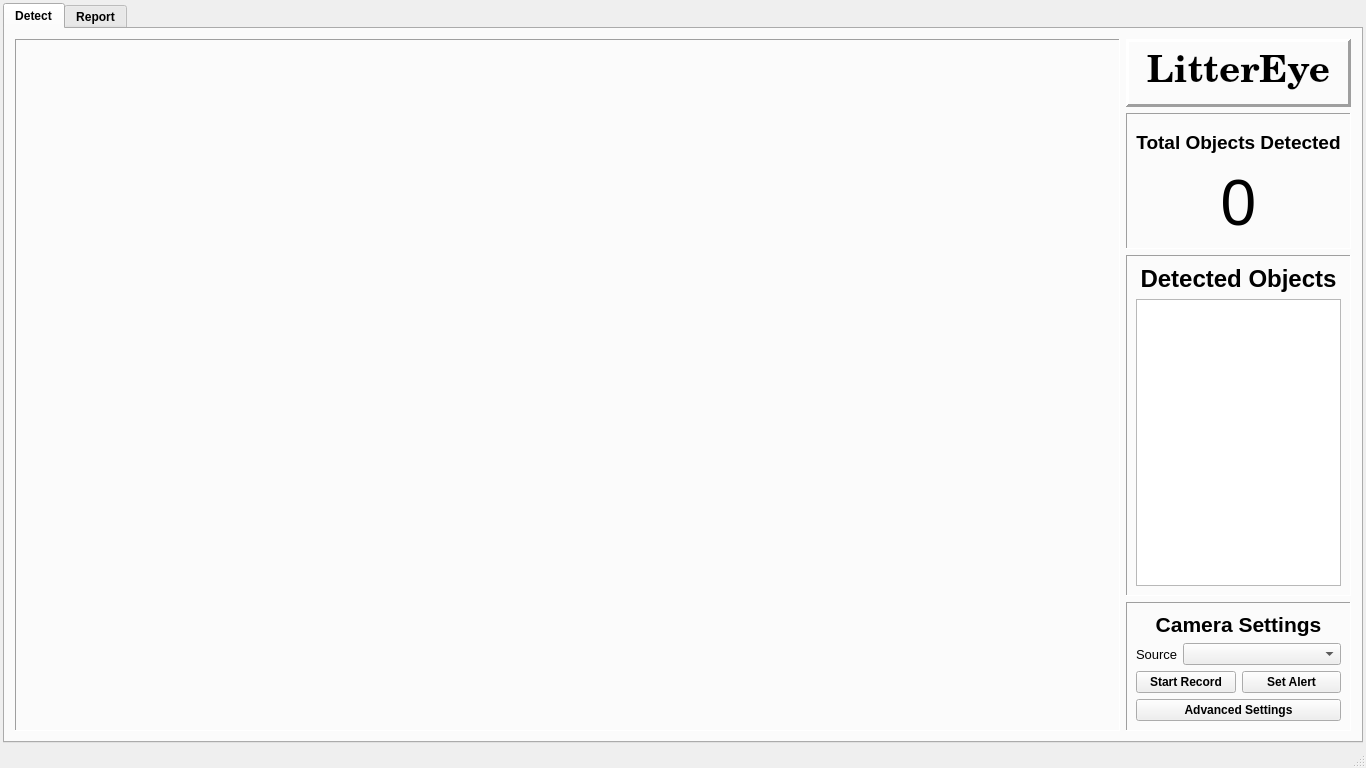
<?xml version="1.0" encoding="UTF-8"?>
<ui version="4.0">
 <class>MainWindow</class>
 <widget class="QMainWindow" name="MainWindow">
  <property name="geometry">
   <rect>
    <x>0</x>
    <y>0</y>
    <width>1366</width>
    <height>768</height>
   </rect>
  </property>
  <property name="minimumSize">
   <size>
    <width>1366</width>
    <height>768</height>
   </size>
  </property>
  <property name="windowTitle">
   <string>MainWindow</string>
  </property>
  <widget class="QWidget" name="centralwidget">
   <layout class="QGridLayout" name="gridLayout">
    <property name="leftMargin">
     <number>3</number>
    </property>
    <property name="topMargin">
     <number>3</number>
    </property>
    <property name="rightMargin">
     <number>3</number>
    </property>
    <property name="bottomMargin">
     <number>3</number>
    </property>
    <property name="verticalSpacing">
     <number>0</number>
    </property>
    <item row="0" column="0">
     <widget class="QTabWidget" name="tabWidget">
      <property name="font">
       <font>
        <pointsize>9</pointsize>
        <weight>75</weight>
        <bold>true</bold>
       </font>
      </property>
      <property name="currentIndex">
       <number>0</number>
      </property>
      <widget class="QWidget" name="detectTab">
       <attribute name="title">
        <string>Detect</string>
       </attribute>
       <layout class="QGridLayout" name="gridLayout_3">
        <item row="0" column="0">
         <layout class="QHBoxLayout" name="wholeWindowLayout" stretch="9,1">
          <property name="leftMargin">
           <number>1</number>
          </property>
          <property name="topMargin">
           <number>1</number>
          </property>
          <property name="rightMargin">
           <number>1</number>
          </property>
          <property name="bottomMargin">
           <number>1</number>
          </property>
          <item>
           <layout class="QVBoxLayout" name="leftLayout" stretch="0">
            <item>
             <widget class="QFrame" name="topLeftFrame">
              <property name="acceptDrops">
               <bool>false</bool>
              </property>
              <property name="autoFillBackground">
               <bool>false</bool>
              </property>
              <property name="frameShape">
               <enum>QFrame::Panel</enum>
              </property>
              <property name="frameShadow">
               <enum>QFrame::Sunken</enum>
              </property>
              <property name="lineWidth">
               <number>1</number>
              </property>
              <layout class="QGridLayout" name="gridLayout_2">
               <item row="0" column="2">
                <widget class="QLabel" name="VideoWidget">
                 <property name="autoFillBackground">
                  <bool>false</bool>
                 </property>
                 <property name="styleSheet">
                  <string notr="true">border: none;</string>
                 </property>
                 <property name="frameShape">
                  <enum>QFrame::NoFrame</enum>
                 </property>
                 <property name="lineWidth">
                  <number>1</number>
                 </property>
                 <property name="text">
                  <string/>
                 </property>
                 <property name="alignment">
                  <set>Qt::AlignCenter</set>
                 </property>
                </widget>
               </item>
              </layout>
             </widget>
            </item>
           </layout>
          </item>
          <item>
           <widget class="QFrame" name="rightFrame">
            <property name="frameShape">
             <enum>QFrame::NoFrame</enum>
            </property>
            <property name="frameShadow">
             <enum>QFrame::Plain</enum>
            </property>
            <layout class="QVBoxLayout" name="verticalLayout_2" stretch="1,2,5,0">
             <property name="leftMargin">
              <number>0</number>
             </property>
             <property name="topMargin">
              <number>0</number>
             </property>
             <property name="rightMargin">
              <number>0</number>
             </property>
             <property name="bottomMargin">
              <number>0</number>
             </property>
             <item>
              <widget class="QFrame" name="rightFirstFrame">
               <property name="frameShape">
                <enum>QFrame::Panel</enum>
               </property>
               <property name="frameShadow">
                <enum>QFrame::Raised</enum>
               </property>
               <property name="lineWidth">
                <number>3</number>
               </property>
               <layout class="QVBoxLayout" name="verticalLayout">
                <item>
                 <widget class="QLabel" name="LitterEyeTitle">
                  <property name="font">
                   <font>
                    <family>Century Schoolbook</family>
                    <pointsize>28</pointsize>
                    <weight>75</weight>
                    <bold>true</bold>
                   </font>
                  </property>
                  <property name="text">
                   <string>LitterEye</string>
                  </property>
                  <property name="alignment">
                   <set>Qt::AlignCenter</set>
                  </property>
                 </widget>
                </item>
               </layout>
              </widget>
             </item>
             <item>
              <widget class="QFrame" name="rightSecondFrame">
               <property name="autoFillBackground">
                <bool>false</bool>
               </property>
               <property name="frameShape">
                <enum>QFrame::Panel</enum>
               </property>
               <property name="frameShadow">
                <enum>QFrame::Sunken</enum>
               </property>
               <layout class="QVBoxLayout" name="verticalLayout_3" stretch="0,0">
                <item>
                 <widget class="QLabel" name="totalObjectsDetectedTitle">
                  <property name="font">
                   <font>
                    <pointsize>14</pointsize>
                    <weight>75</weight>
                    <bold>true</bold>
                   </font>
                  </property>
                  <property name="text">
                   <string>Total Objects Detected</string>
                  </property>
                  <property name="alignment">
                   <set>Qt::AlignCenter</set>
                  </property>
                 </widget>
                </item>
                <item>
                 <widget class="QLabel" name="totalObjectsDetectedNumber">
                  <property name="font">
                   <font>
                    <pointsize>48</pointsize>
                    <weight>50</weight>
                    <bold>false</bold>
                   </font>
                  </property>
                  <property name="text">
                   <string>0</string>
                  </property>
                  <property name="alignment">
                   <set>Qt::AlignCenter</set>
                  </property>
                 </widget>
                </item>
               </layout>
              </widget>
             </item>
             <item>
              <widget class="QFrame" name="rightThirdFrame">
               <property name="frameShape">
                <enum>QFrame::Panel</enum>
               </property>
               <property name="frameShadow">
                <enum>QFrame::Sunken</enum>
               </property>
               <layout class="QVBoxLayout" name="verticalLayout_4" stretch="0,0">
                <item>
                 <widget class="QLabel" name="detectedObjectsTitle">
                  <property name="font">
                   <font>
                    <pointsize>18</pointsize>
                    <weight>75</weight>
                    <bold>true</bold>
                   </font>
                  </property>
                  <property name="text">
                   <string>Detected Objects</string>
                  </property>
                  <property name="alignment">
                   <set>Qt::AlignCenter</set>
                  </property>
                 </widget>
                </item>
                <item>
                 <widget class="QListWidget" name="listWidget">
                  <property name="font">
                   <font>
                    <pointsize>12</pointsize>
                   </font>
                  </property>
                 </widget>
                </item>
               </layout>
              </widget>
             </item>
             <item>
              <widget class="QFrame" name="rightFourthFrame">
               <property name="frameShape">
                <enum>QFrame::Panel</enum>
               </property>
               <property name="frameShadow">
                <enum>QFrame::Sunken</enum>
               </property>
               <layout class="QVBoxLayout" name="verticalLayout_5" stretch="0,0,0,0">
                <item>
                 <widget class="QLabel" name="CameraSettingsLabel">
                  <property name="font">
                   <font>
                    <pointsize>16</pointsize>
                    <weight>75</weight>
                    <bold>true</bold>
                   </font>
                  </property>
                  <property name="text">
                   <string>Camera Settings</string>
                  </property>
                  <property name="scaledContents">
                   <bool>false</bool>
                  </property>
                  <property name="alignment">
                   <set>Qt::AlignCenter</set>
                  </property>
                 </widget>
                </item>
                <item>
                 <layout class="QHBoxLayout" name="horizontalLayout_2" stretch="1,9">
                  <property name="spacing">
                   <number>5</number>
                  </property>
                  <property name="leftMargin">
                   <number>0</number>
                  </property>
                  <property name="topMargin">
                   <number>0</number>
                  </property>
                  <item>
                   <widget class="QLabel" name="CameraSourceLabel">
                    <property name="font">
                     <font>
                      <pointsize>10</pointsize>
                      <weight>50</weight>
                      <bold>false</bold>
                     </font>
                    </property>
                    <property name="text">
                     <string>Source</string>
                    </property>
                   </widget>
                  </item>
                  <item>
                   <widget class="QComboBox" name="CameraSourceComboBox"/>
                  </item>
                 </layout>
                </item>
                <item>
                 <layout class="QHBoxLayout" name="horizontalLayout_5">
                  <property name="topMargin">
                   <number>0</number>
                  </property>
                  <item>
                   <widget class="QPushButton" name="StartRecordButton">
                    <property name="text">
                     <string>Start Record</string>
                    </property>
                   </widget>
                  </item>
                  <item>
                   <widget class="QPushButton" name="SetAlertButton">
                    <property name="text">
                     <string>Set Alert</string>
                    </property>
                   </widget>
                  </item>
                 </layout>
                </item>
                <item>
                 <widget class="QPushButton" name="advancedSettingsButton">
                  <property name="sizePolicy">
                   <sizepolicy hsizetype="Minimum" vsizetype="Fixed">
                    <horstretch>0</horstretch>
                    <verstretch>0</verstretch>
                   </sizepolicy>
                  </property>
                  <property name="autoFillBackground">
                   <bool>false</bool>
                  </property>
                  <property name="text">
                   <string>Advanced Settings</string>
                  </property>
                  <property name="autoDefault">
                   <bool>false</bool>
                  </property>
                  <property name="default">
                   <bool>false</bool>
                  </property>
                  <property name="flat">
                   <bool>false</bool>
                  </property>
                 </widget>
                </item>
               </layout>
              </widget>
             </item>
            </layout>
           </widget>
          </item>
         </layout>
        </item>
       </layout>
      </widget>
      <widget class="QWidget" name="reportTab">
       <attribute name="title">
        <string>Report</string>
       </attribute>
       <layout class="QVBoxLayout" name="verticalLayout_6" stretch="1,4,5">
        <item>
         <widget class="QFrame" name="topFrame">
          <property name="frameShape">
           <enum>QFrame::Panel</enum>
          </property>
          <property name="frameShadow">
           <enum>QFrame::Sunken</enum>
          </property>
          <layout class="QVBoxLayout" name="verticalLayout_7" stretch="7,3">
           <item>
            <widget class="QLabel" name="SummaryReportLabel">
             <property name="font">
              <font>
               <pointsize>26</pointsize>
               <weight>75</weight>
               <bold>true</bold>
              </font>
             </property>
             <property name="text">
              <string>Summary Report</string>
             </property>
            </widget>
           </item>
           <item>
            <layout class="QHBoxLayout" name="topFrameLayout" stretch="4,6">
             <property name="sizeConstraint">
              <enum>QLayout::SetDefaultConstraint</enum>
             </property>
             <item>
              <layout class="QHBoxLayout" name="topFrameLeftLayout_2" stretch="1,1,1,1,1,1">
               <property name="spacing">
                <number>5</number>
               </property>
               <property name="sizeConstraint">
                <enum>QLayout::SetMinAndMaxSize</enum>
               </property>
               <property name="rightMargin">
                <number>0</number>
               </property>
               <item>
                <widget class="QRadioButton" name="dailyRadioButton">
                 <property name="font">
                  <font>
                   <pointsize>11</pointsize>
                  </font>
                 </property>
                 <property name="text">
                  <string>Daily</string>
                 </property>
                 <property name="checked">
                  <bool>true</bool>
                 </property>
                </widget>
               </item>
               <item>
                <widget class="QRadioButton" name="hourlyRadioButton">
                 <property name="font">
                  <font>
                   <pointsize>11</pointsize>
                  </font>
                 </property>
                 <property name="text">
                  <string>Hourly</string>
                 </property>
                </widget>
               </item>
               <item>
                <widget class="QDateEdit" name="fromDateEdit">
                 <property name="sizePolicy">
                  <sizepolicy hsizetype="Minimum" vsizetype="Fixed">
                   <horstretch>0</horstretch>
                   <verstretch>0</verstretch>
                  </sizepolicy>
                 </property>
                 <property name="minimumSize">
                  <size>
                   <width>0</width>
                   <height>0</height>
                  </size>
                 </property>
                 <property name="font">
                  <font>
                   <pointsize>11</pointsize>
                  </font>
                 </property>
                 <property name="layoutDirection">
                  <enum>Qt::LeftToRight</enum>
                 </property>
                 <property name="buttonSymbols">
                  <enum>QAbstractSpinBox::UpDownArrows</enum>
                 </property>
                 <property name="currentSection">
                  <enum>QDateTimeEdit::MonthSection</enum>
                 </property>
                 <property name="calendarPopup">
                  <bool>true</bool>
                 </property>
                </widget>
               </item>
               <item>
                <widget class="QLabel" name="dateEditMinusLabel">
                 <property name="sizePolicy">
                  <sizepolicy hsizetype="Fixed" vsizetype="Fixed">
                   <horstretch>0</horstretch>
                   <verstretch>0</verstretch>
                  </sizepolicy>
                 </property>
                 <property name="font">
                  <font>
                   <pointsize>12</pointsize>
                   <weight>75</weight>
                   <bold>true</bold>
                  </font>
                 </property>
                 <property name="text">
                  <string>-</string>
                 </property>
                 <property name="alignment">
                  <set>Qt::AlignCenter</set>
                 </property>
                </widget>
               </item>
               <item>
                <widget class="QDateEdit" name="toDateEdit">
                 <property name="sizePolicy">
                  <sizepolicy hsizetype="Minimum" vsizetype="Fixed">
                   <horstretch>0</horstretch>
                   <verstretch>0</verstretch>
                  </sizepolicy>
                 </property>
                 <property name="font">
                  <font>
                   <pointsize>11</pointsize>
                  </font>
                 </property>
                 <property name="calendarPopup">
                  <bool>true</bool>
                 </property>
                </widget>
               </item>
               <item>
                <widget class="QPushButton" name="filterButton">
                 <property name="sizePolicy">
                  <sizepolicy hsizetype="Fixed" vsizetype="Fixed">
                   <horstretch>0</horstretch>
                   <verstretch>0</verstretch>
                  </sizepolicy>
                 </property>
                 <property name="font">
                  <font>
                   <pointsize>11</pointsize>
                  </font>
                 </property>
                 <property name="text">
                  <string>Filter</string>
                 </property>
                </widget>
               </item>
              </layout>
             </item>
             <item>
              <layout class="QHBoxLayout" name="topFrameRightLayout" stretch="0,0,0">
               <property name="sizeConstraint">
                <enum>QLayout::SetDefaultConstraint</enum>
               </property>
               <item>
                <spacer name="horizontalSpacer">
                 <property name="orientation">
                  <enum>Qt::Horizontal</enum>
                 </property>
                 <property name="sizeHint" stdset="0">
                  <size>
                   <width>40</width>
                   <height>20</height>
                  </size>
                 </property>
                </spacer>
               </item>
               <item>
                <widget class="QPushButton" name="printReportButton">
                 <property name="text">
                  <string>Print Report as PDF</string>
                 </property>
                </widget>
               </item>
               <item>
                <widget class="QPushButton" name="downloadReportButton">
                 <property name="sizePolicy">
                  <sizepolicy hsizetype="Minimum" vsizetype="Fixed">
                   <horstretch>0</horstretch>
                   <verstretch>0</verstretch>
                  </sizepolicy>
                 </property>
                 <property name="layoutDirection">
                  <enum>Qt::LeftToRight</enum>
                 </property>
                 <property name="text">
                  <string>Download Report as PDF</string>
                 </property>
                </widget>
               </item>
              </layout>
             </item>
            </layout>
           </item>
          </layout>
         </widget>
        </item>
        <item>
         <widget class="QFrame" name="centerFrame">
          <property name="frameShape">
           <enum>QFrame::StyledPanel</enum>
          </property>
          <property name="frameShadow">
           <enum>QFrame::Raised</enum>
          </property>
          <layout class="QHBoxLayout" name="horizontalLayout" stretch="1,3,6">
           <property name="leftMargin">
            <number>0</number>
           </property>
           <property name="topMargin">
            <number>0</number>
           </property>
           <property name="rightMargin">
            <number>0</number>
           </property>
           <property name="bottomMargin">
            <number>0</number>
           </property>
           <item>
            <widget class="QFrame" name="centerLeftFrame">
             <property name="frameShape">
              <enum>QFrame::Panel</enum>
             </property>
             <property name="frameShadow">
              <enum>QFrame::Sunken</enum>
             </property>
             <layout class="QVBoxLayout" name="verticalLayout_12" stretch="2,2,2,2">
              <item>
               <layout class="QVBoxLayout" name="verticalLayout_8" stretch="2,8">
                <item>
                 <widget class="QLabel" name="label">
                  <property name="font">
                   <font>
                    <pointsize>12</pointsize>
                    <weight>75</weight>
                    <bold>true</bold>
                   </font>
                  </property>
                  <property name="text">
                   <string>Total Detected Litter</string>
                  </property>
                  <property name="alignment">
                   <set>Qt::AlignCenter</set>
                  </property>
                  <property name="wordWrap">
                   <bool>false</bool>
                  </property>
                 </widget>
                </item>
                <item>
                 <widget class="QLabel" name="totalDetectedLitterLabel">
                  <property name="font">
                   <font>
                    <pointsize>18</pointsize>
                    <weight>50</weight>
                    <bold>false</bold>
                   </font>
                  </property>
                  <property name="text">
                   <string>0</string>
                  </property>
                  <property name="alignment">
                   <set>Qt::AlignCenter</set>
                  </property>
                 </widget>
                </item>
               </layout>
              </item>
              <item>
               <layout class="QVBoxLayout" name="verticalLayout_9" stretch="2,8">
                <item>
                 <widget class="QLabel" name="label_3">
                  <property name="font">
                   <font>
                    <pointsize>12</pointsize>
                    <weight>75</weight>
                    <bold>true</bold>
                   </font>
                  </property>
                  <property name="text">
                   <string>Average Daily Detected Litter</string>
                  </property>
                  <property name="alignment">
                   <set>Qt::AlignCenter</set>
                  </property>
                  <property name="wordWrap">
                   <bool>false</bool>
                  </property>
                 </widget>
                </item>
                <item>
                 <widget class="QLabel" name="averageDailyDetectedLitterLabel">
                  <property name="font">
                   <font>
                    <pointsize>18</pointsize>
                    <weight>50</weight>
                    <bold>false</bold>
                   </font>
                  </property>
                  <property name="text">
                   <string>0</string>
                  </property>
                  <property name="alignment">
                   <set>Qt::AlignCenter</set>
                  </property>
                 </widget>
                </item>
               </layout>
              </item>
              <item>
               <layout class="QVBoxLayout" name="verticalLayout_10" stretch="2,8">
                <item>
                 <widget class="QLabel" name="label_4">
                  <property name="font">
                   <font>
                    <pointsize>12</pointsize>
                    <weight>75</weight>
                    <bold>true</bold>
                   </font>
                  </property>
                  <property name="text">
                   <string>Total Recyclable Litter (%)</string>
                  </property>
                  <property name="alignment">
                   <set>Qt::AlignCenter</set>
                  </property>
                  <property name="wordWrap">
                   <bool>false</bool>
                  </property>
                 </widget>
                </item>
                <item>
                 <widget class="QLabel" name="totalRecyclableLitterLabel">
                  <property name="font">
                   <font>
                    <pointsize>18</pointsize>
                    <weight>50</weight>
                    <bold>false</bold>
                   </font>
                  </property>
                  <property name="text">
                   <string>0</string>
                  </property>
                  <property name="alignment">
                   <set>Qt::AlignCenter</set>
                  </property>
                 </widget>
                </item>
               </layout>
              </item>
              <item>
               <layout class="QVBoxLayout" name="verticalLayout_11" stretch="2,8">
                <item>
                 <widget class="QLabel" name="label_6">
                  <property name="font">
                   <font>
                    <pointsize>12</pointsize>
                    <weight>75</weight>
                    <bold>true</bold>
                   </font>
                  </property>
                  <property name="lineWidth">
                   <number>1</number>
                  </property>
                  <property name="text">
                   <string>Total Non-Recyclable Litter (%)</string>
                  </property>
                  <property name="scaledContents">
                   <bool>false</bool>
                  </property>
                  <property name="alignment">
                   <set>Qt::AlignCenter</set>
                  </property>
                  <property name="wordWrap">
                   <bool>false</bool>
                  </property>
                 </widget>
                </item>
                <item>
                 <widget class="QLabel" name="totalNonRecyclableLitterLabel">
                  <property name="font">
                   <font>
                    <pointsize>18</pointsize>
                    <weight>50</weight>
                    <bold>false</bold>
                   </font>
                  </property>
                  <property name="text">
                   <string>0</string>
                  </property>
                  <property name="alignment">
                   <set>Qt::AlignCenter</set>
                  </property>
                 </widget>
                </item>
               </layout>
              </item>
             </layout>
            </widget>
           </item>
           <item>
            <widget class="QFrame" name="centerCenterFrame">
             <property name="frameShape">
              <enum>QFrame::Panel</enum>
             </property>
             <property name="frameShadow">
              <enum>QFrame::Sunken</enum>
             </property>
             <layout class="QHBoxLayout" name="horizontalLayout_3" stretch="5,5">
              <item>
               <layout class="QVBoxLayout" name="verticalLayout_13" stretch="1,9">
                <item>
                 <widget class="QLabel" name="label_9">
                  <property name="font">
                   <font>
                    <pointsize>12</pointsize>
                    <weight>75</weight>
                    <bold>true</bold>
                   </font>
                  </property>
                  <property name="text">
                   <string>Recyclable Litter</string>
                  </property>
                  <property name="alignment">
                   <set>Qt::AlignCenter</set>
                  </property>
                 </widget>
                </item>
                <item>
                 <widget class="QListWidget" name="recyclableLitterListWidget">
                  <property name="font">
                   <font>
                    <family>Segoe UI Light</family>
                    <pointsize>12</pointsize>
                   </font>
                  </property>
                  <property name="horizontalScrollBarPolicy">
                   <enum>Qt::ScrollBarAlwaysOff</enum>
                  </property>
                  <property name="isWrapping" stdset="0">
                   <bool>false</bool>
                  </property>
                  <property name="layoutMode">
                   <enum>QListView::SinglePass</enum>
                  </property>
                  <property name="modelColumn">
                   <number>0</number>
                  </property>
                  <property name="wordWrap">
                   <bool>true</bool>
                  </property>
                 </widget>
                </item>
               </layout>
              </item>
              <item>
               <layout class="QVBoxLayout" name="verticalLayout_14" stretch="1,9">
                <item>
                 <widget class="QLabel" name="label_10">
                  <property name="font">
                   <font>
                    <pointsize>12</pointsize>
                    <weight>75</weight>
                    <bold>true</bold>
                   </font>
                  </property>
                  <property name="text">
                   <string>Non-Recyclable Litter</string>
                  </property>
                  <property name="alignment">
                   <set>Qt::AlignCenter</set>
                  </property>
                 </widget>
                </item>
                <item>
                 <widget class="QListWidget" name="nonRecyclableLitterListWidget">
                  <property name="font">
                   <font>
                    <family>Segoe UI Light</family>
                    <pointsize>12</pointsize>
                   </font>
                  </property>
                  <property name="horizontalScrollBarPolicy">
                   <enum>Qt::ScrollBarAlwaysOff</enum>
                  </property>
                  <property name="isWrapping" stdset="0">
                   <bool>false</bool>
                  </property>
                  <property name="wordWrap">
                   <bool>true</bool>
                  </property>
                 </widget>
                </item>
               </layout>
              </item>
             </layout>
            </widget>
           </item>
           <item>
            <widget class="QFrame" name="lineChartFrame">
             <property name="frameShape">
              <enum>QFrame::Panel</enum>
             </property>
             <property name="frameShadow">
              <enum>QFrame::Sunken</enum>
             </property>
             <property name="lineWidth">
              <number>1</number>
             </property>
             <layout class="QGridLayout" name="lineChartGridLayout">
              <property name="leftMargin">
               <number>0</number>
              </property>
              <property name="topMargin">
               <number>0</number>
              </property>
              <property name="rightMargin">
               <number>0</number>
              </property>
              <property name="bottomMargin">
               <number>0</number>
              </property>
             </layout>
            </widget>
           </item>
          </layout>
         </widget>
        </item>
        <item>
         <widget class="QFrame" name="bottomFrame">
          <property name="frameShape">
           <enum>QFrame::StyledPanel</enum>
          </property>
          <property name="frameShadow">
           <enum>QFrame::Plain</enum>
          </property>
          <layout class="QHBoxLayout" name="horizontalLayout_4">
           <property name="leftMargin">
            <number>0</number>
           </property>
           <property name="topMargin">
            <number>0</number>
           </property>
           <property name="rightMargin">
            <number>0</number>
           </property>
           <property name="bottomMargin">
            <number>0</number>
           </property>
           <item>
            <widget class="QFrame" name="barChartFrame">
             <property name="frameShape">
              <enum>QFrame::Panel</enum>
             </property>
             <property name="frameShadow">
              <enum>QFrame::Sunken</enum>
             </property>
             <layout class="QGridLayout" name="barChartGridLayout">
              <property name="leftMargin">
               <number>0</number>
              </property>
              <property name="topMargin">
               <number>0</number>
              </property>
              <property name="rightMargin">
               <number>0</number>
              </property>
              <property name="bottomMargin">
               <number>0</number>
              </property>
             </layout>
            </widget>
           </item>
           <item>
            <widget class="QFrame" name="pieChartFrame">
             <property name="frameShape">
              <enum>QFrame::Panel</enum>
             </property>
             <property name="frameShadow">
              <enum>QFrame::Sunken</enum>
             </property>
             <layout class="QGridLayout" name="pieChartGridLayout">
              <property name="leftMargin">
               <number>0</number>
              </property>
              <property name="topMargin">
               <number>0</number>
              </property>
              <property name="rightMargin">
               <number>0</number>
              </property>
              <property name="bottomMargin">
               <number>0</number>
              </property>
             </layout>
            </widget>
           </item>
          </layout>
         </widget>
        </item>
       </layout>
      </widget>
     </widget>
    </item>
   </layout>
  </widget>
  <widget class="QStatusBar" name="statusbar"/>
 </widget>
 <resources/>
 <connections/>
</ui>
